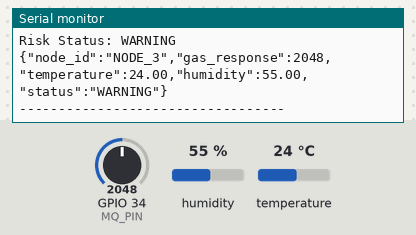
A sketch run on a simulated ESP32. On the bench: the last lines printed to the serial monitor. The test bench sets the inputs (shaded band); at power-on: GPIO 34 (MQ_PIN) = 2048, humidity 55 %, temperature 24 °C (analog values on the 0–4095 scale). WiFi joins after 1.5 s; servers stay silent unless stated; no MQTT or app messages arrive unless stated.

Above: at 2.7 s.
2.8 s: GPIO 34 (MQ_PIN) set to 2540
At 5.1 s:
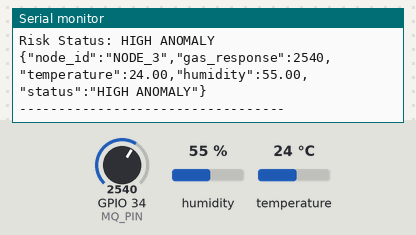
5.5 s: GPIO 34 (MQ_PIN) set to 1160
At 6.8 s:
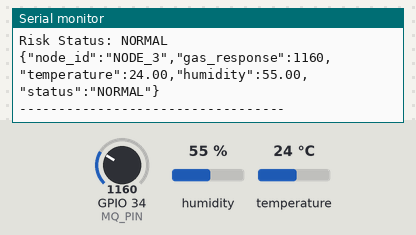
8.2 s: humidity set to 22 %
At 10.3 s:
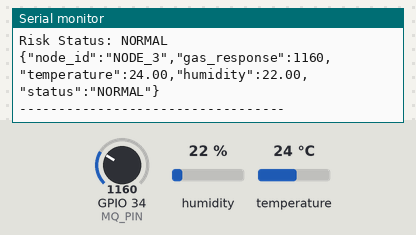
10.9 s: temperature set to 12 °C
At 13.2 s:
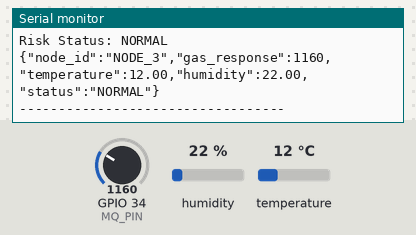
13.6 s: humidity set to 40 %
At 15.1 s:
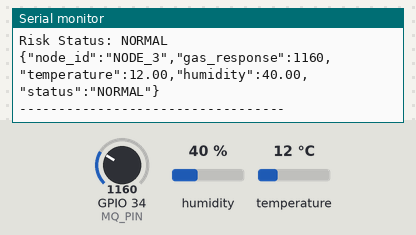
Timing chart, 0 to 16.6 s (numbered marks = the images above; inputs shaded):
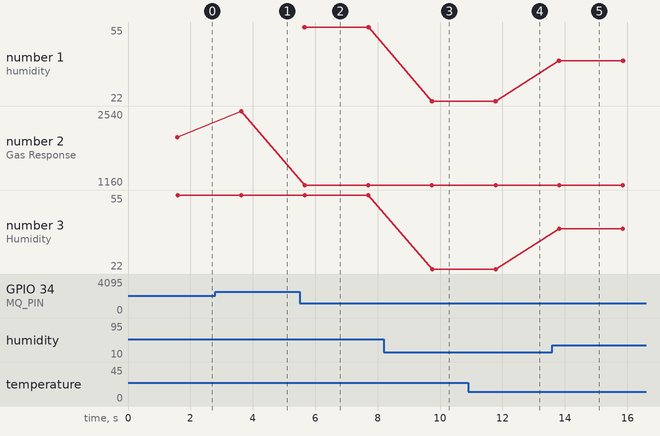

Measured:
- after the input at 2.8 s, the serial monitor: prints a new line after 0.81 s (image 1)
- after the input at 5.5 s, the serial monitor: prints a new line after 0.15 s (image 2)
- after the input at 8.2 s, the serial monitor: prints a new line after 1.5 s (image 3)
- after the input at 10.9 s, the serial monitor: prints a new line after 0.87 s (image 4)
- after the input at 13.6 s, the serial monitor: prints a new line after 0.21 s (image 5)
- plotted number 1: 55 → 22 after the input at 8.2 s, 22 → 40 after the input at 13.6 s
- plotted number 2: 2048 → 2540 after the input at 2.8 s, 2540 → 1160 after the input at 5.5 s
- plotted number 3: 55 → 22 after the input at 8.2 s, 22 → 40 after the input at 13.6 s

The sketch:

sketch.ino
```cpp
#include <DHTesp.h>
#include <WiFi.h>
#include <PubSubClient.h>

// ==========================================
// GRAIN FUNGAL HOTSPOT MONITORING
// ESP32 SENSOR NODE 3
// ==========================================

// Sensor pin configuration
#define MQ_PIN 34
#define DHT_PIN 15

// Node identification
const char* NODE_ID = "NODE_3";

// Sensor object
DHTesp dht;

// Illustrative simulation thresholds
const int NORMAL_LIMIT = 1200;
const int WARNING_LIMIT = 2500;

// WiFi configuration
const char* WIFI_SSID = "Wokwi-GUEST";
const char* WIFI_PASSWORD = "";

// MQTT broker
const char* MQTT_SERVER = "broker.hivemq.com";
const int MQTT_PORT = 1883;

// Use a unique project topic
const char* MQTT_TOPIC = "iot-fungal/demo-7f3a/NODE_3";

WiFiClient espClient;
PubSubClient mqttClient(espClient);

void connectWiFi() {
  Serial.println("Connecting to WiFi...");

  WiFi.begin(WIFI_SSID, WIFI_PASSWORD, 6);

  while (WiFi.status() != WL_CONNECTED) {
    delay(500);
    Serial.print(".");
  }

  Serial.println("\nWiFi connected!");
  Serial.println(WiFi.localIP());
}

void reconnectMQTT() {
  while (!mqttClient.connected()) {
    Serial.println("Connecting to MQTT...");

    String clientId = "IoTFungal_NODE_3";

    if (mqttClient.connect(clientId.c_str())) {
      Serial.println("MQTT connected!");
    } else {
      Serial.print("MQTT connection failed: ");
      Serial.println(mqttClient.state());
      delay(3000);
    }
  }
}

// ==========================================
// SETUP
// ==========================================

void setup() {

  Serial.begin(115200);

  connectWiFi();

  mqttClient.setServer(MQTT_SERVER, MQTT_PORT);

  analogReadResolution(12);
  analogSetPinAttenuation(MQ_PIN, ADC_11db);

  dht.setup(DHT_PIN, DHTesp::DHT22);

  Serial.println();
  Serial.println("================================");
  Serial.println("GRAIN FUNGAL HOTSPOT MONITOR");
  Serial.println("ESP32 SENSOR NODE INITIALIZED");
  Serial.println("NODE ID: NODE_3");
  Serial.println("================================");
}

// ==========================================
// RISK CLASSIFICATION
// ==========================================

String classifyRisk(int gasValue) {

  if (gasValue < NORMAL_LIMIT) {
    return "NORMAL";
  }

  else if (gasValue < WARNING_LIMIT) {
    return "WARNING";
  }

  else {
    return "HIGH ANOMALY";
  }
}

// ==========================================
// MAIN LOOP
// ==========================================

void loop() {

  // Read gas-response input
  int gasValue = analogRead(MQ_PIN);

  // Read temperature and humidity
  TempAndHumidity sensorData = dht.getTempAndHumidity();

  float temperature = sensorData.temperature;
  float humidity = sensorData.humidity;

  // Check DHT sensor readings
  if (isnan(temperature) || isnan(humidity)) {

    Serial.println("ERROR: DHT sensor reading failed");

    delay(2000);
    return;
  }

  // Determine risk status
  String status = classifyRisk(gasValue);

  if (!mqttClient.connected()) {
    reconnectMQTT();
  }

  mqttClient.loop();

  String payload = "{";
  payload += "\"node_id\":\"NODE_3\",";
  payload += "\"gas_response\":" + String(gasValue) + ",";
  payload += "\"temperature\":" + String(temperature, 2) + ",";
  payload += "\"humidity\":" + String(humidity, 2) + ",";
  payload += "\"status\":\"" + status + "\"";
  payload += "}";

  bool published = mqttClient.publish(
    MQTT_TOPIC,
    payload.c_str()
  );

  if (published) {
    Serial.println("MQTT PUBLISH SUCCESS:");
    Serial.println(payload);
  } else {
    Serial.println("MQTT PUBLISH FAILED");
  }

  // ========================================
  // HUMAN-READABLE SERIAL OUTPUT
  // ========================================

  Serial.println();
  Serial.println("--------- SENSOR READING ---------");

  Serial.print("Node ID: ");
  Serial.println(NODE_ID);

  Serial.print("Gas Response: ");
  Serial.println(gasValue);

  Serial.print("Temperature: ");
  Serial.print(temperature, 2);
  Serial.println(" C");

  Serial.print("Humidity: ");
  Serial.print(humidity, 2);
  Serial.println(" %");

  Serial.print("Risk Status: ");
  Serial.println(status);

  // ========================================
  // STRUCTURED JSON OUTPUT
  // One JSON object per line
  // ========================================

  Serial.print("{");

  Serial.print("\"node_id\":\"");
  Serial.print(NODE_ID);

  Serial.print("\",\"gas_response\":");
  Serial.print(gasValue);

  Serial.print(",\"temperature\":");
  Serial.print(temperature, 2);

  Serial.print(",\"humidity\":");
  Serial.print(humidity, 2);

  Serial.print(",\"status\":\"");
  Serial.print(status);

  Serial.println("\"}");

  Serial.println("----------------------------------");

  // Read every 2 seconds
  delay(2000);
}
```
